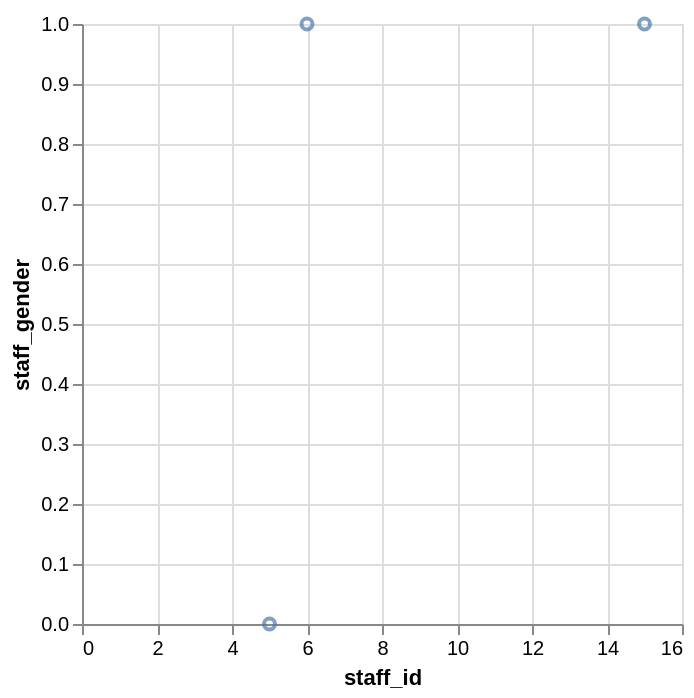

Describe this chart as a Vega-Lite specification.
### Vega-Lite specification from a JSON file in a GitHub repository (floating-point values rounded to 4 significant figures)
{"data": {"values": [{"x_data": 5, "y_data": 0}, {"x_data": 15, "y_data": 1}, {"x_data": 6, "y_data": 1}]}, "mark": "point", "encoding": {"x": {"field": "x_data", "type": "quantitative", "title": "staff_id"}, "y": {"field": "y_data", "type": "quantitative", "title": "staff_gender"}}}
